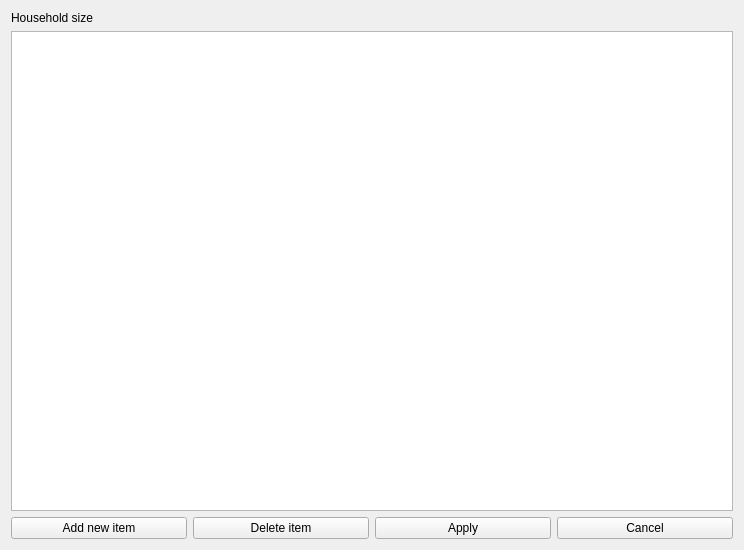
<?xml version="1.0" encoding="UTF-8"?>
<ui version="4.0">
 <class>housesize</class>
 <widget class="QWidget" name="housesize">
  <property name="geometry">
   <rect>
    <x>0</x>
    <y>0</y>
    <width>744</width>
    <height>550</height>
   </rect>
  </property>
  <property name="toolTip">
   <string/>
  </property>
  <layout class="QVBoxLayout" name="verticalLayout">
   <item>
    <widget class="QLabel" name="Label3">
     <property name="enabled">
      <bool>true</bool>
     </property>
     <property name="palette">
      <palette>
       <active>
        <colorrole role="WindowText">
         <brush brushstyle="SolidPattern">
          <color alpha="255">
           <red>0</red>
           <green>0</green>
           <blue>0</blue>
          </color>
         </brush>
        </colorrole>
       </active>
       <inactive>
        <colorrole role="WindowText">
         <brush brushstyle="SolidPattern">
          <color alpha="255">
           <red>0</red>
           <green>0</green>
           <blue>0</blue>
          </color>
         </brush>
        </colorrole>
       </inactive>
       <disabled>
        <colorrole role="WindowText">
         <brush brushstyle="SolidPattern">
          <color alpha="255">
           <red>0</red>
           <green>0</green>
           <blue>0</blue>
          </color>
         </brush>
        </colorrole>
       </disabled>
      </palette>
     </property>
     <property name="toolTip">
      <string/>
     </property>
     <property name="text">
      <string>Household size</string>
     </property>
    </widget>
   </item>
   <item>
    <widget class="QTableView" name="AdvListView1">
     <property name="enabled">
      <bool>true</bool>
     </property>
     <property name="toolTip">
      <string/>
     </property>
    </widget>
   </item>
   <item>
    <layout class="QHBoxLayout" name="horizontalLayout">
     <item>
      <widget class="QPushButton" name="cmdnew">
       <property name="enabled">
        <bool>true</bool>
       </property>
       <property name="toolTip">
        <string/>
       </property>
       <property name="text">
        <string>Add new item</string>
       </property>
       <property name="icon">
        <iconset resource="../images.qrc">
         <normaloff>:/images/new3.png</normaloff>:/images/new3.png</iconset>
       </property>
       <property name="flat">
        <bool>false</bool>
       </property>
      </widget>
     </item>
     <item>
      <widget class="QPushButton" name="cmddelete">
       <property name="enabled">
        <bool>true</bool>
       </property>
       <property name="toolTip">
        <string/>
       </property>
       <property name="text">
        <string>Delete item</string>
       </property>
       <property name="icon">
        <iconset resource="../images.qrc">
         <normaloff>:/images/delete3.png</normaloff>:/images/delete3.png</iconset>
       </property>
       <property name="flat">
        <bool>false</bool>
       </property>
      </widget>
     </item>
     <item>
      <widget class="QPushButton" name="cmdapply">
       <property name="enabled">
        <bool>true</bool>
       </property>
       <property name="toolTip">
        <string/>
       </property>
       <property name="text">
        <string>Apply</string>
       </property>
       <property name="icon">
        <iconset resource="../images.qrc">
         <normaloff>:/images/apply.png</normaloff>:/images/apply.png</iconset>
       </property>
       <property name="flat">
        <bool>false</bool>
       </property>
      </widget>
     </item>
     <item>
      <widget class="QPushButton" name="cmdcancel">
       <property name="enabled">
        <bool>true</bool>
       </property>
       <property name="toolTip">
        <string/>
       </property>
       <property name="text">
        <string>Cancel</string>
       </property>
       <property name="icon">
        <iconset resource="../images.qrc">
         <normaloff>:/images/cancel.png</normaloff>:/images/cancel.png</iconset>
       </property>
       <property name="flat">
        <bool>false</bool>
       </property>
      </widget>
     </item>
    </layout>
   </item>
  </layout>
 </widget>
 <resources>
  <include location="../images.qrc"/>
 </resources>
 <connections/>
</ui>
